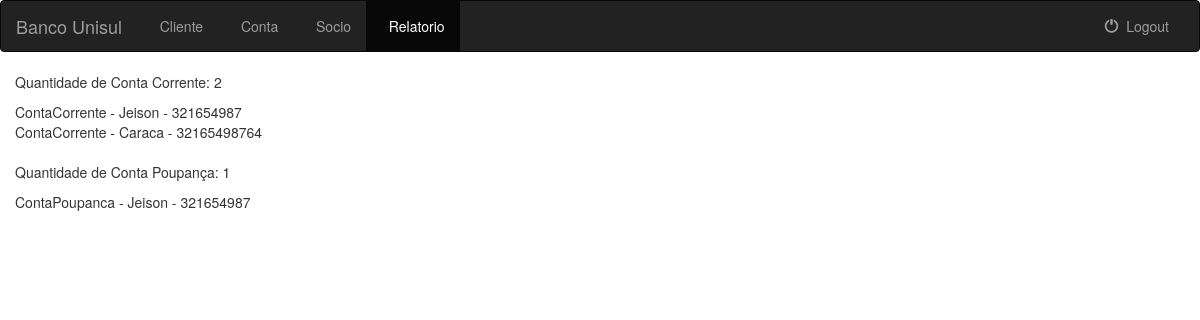
Before: /totalcontas/ (signed in) with the older database file.
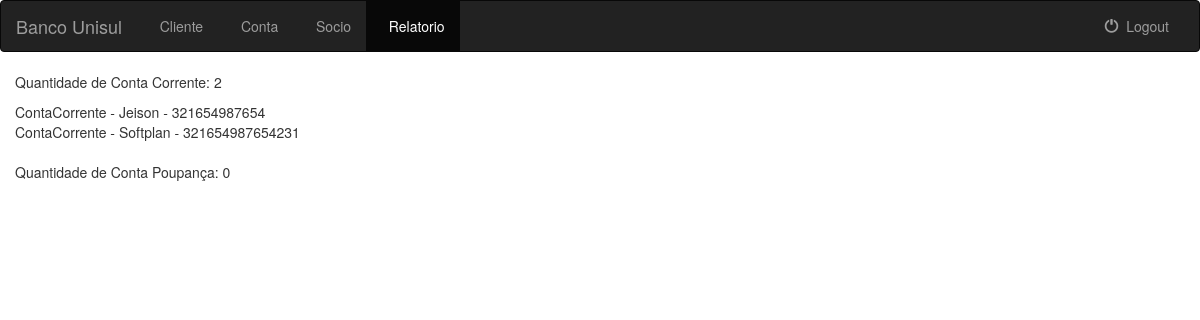
After: the same page with the newer database file.
### banco_unisul/models.py (models this page shows, shortened)
class Conta(models.Model):
    TIPO_CONTA = (
        (1, 'ContaCorrente'),
        (2, 'ContaPoupanca'),
    )
    agencia = models.ForeignKey(Agencia, on_delete=models.CASCADE)
    cliente = models.ForeignKey(Cliente, on_delete=models.CASCADE)
    tpconta = models.IntegerField("Tipo da Conta", choices=TIPO_CONTA)
    saldo = models.IntegerField()
    chespecial = models.IntegerField("Limite cheque especial")
    flespecial = models.BooleanField("Utiliza cheque especial")
    class META:
        unique_together = (("cliente", "tpconta"),)
    def __str__(self):
        try:
            return self.get_tpconta_display() + ' - ' + self.cliente.nome + ' - ' + ClientePF.objects.get(id=self.cliente.id).CPF
        except:
            return self.get_tpconta_display() + ' - ' + self.cliente.nome + ' - ' + ClientePJ.objects.get(id=self.cliente.id).CNPJ

class Cliente(models.Model):
    nome = models.CharField(max_length=200)
    endereco = models.CharField(max_length=200)
    class META:
        abstract = True

class ClientePF(Cliente):
    CPF = models.CharField(max_length=11, unique=True)
    dtnascimento = models.DateField("Data de Nascimento")

class ClientePJ(Cliente):
    CNPJ = models.CharField(max_length=30, unique=True)

### banco_unisul/views.py (the view)
# urls.py: url(r'^totalcontas/$', views.TotalContasView.as_view(), name='totalcontas'),
class TotalContasView(LoginRequiredMixin, generic.ListView):
    model = Trasnferencia
    template_name = 'banco_unisul/totalcontas.html'
    context_object_name = 'conta'
    def get_queryset(self):
        return Conta.objects.all().order_by('tpconta')
    def get_context_data(self, **kwargs):
        context = super(TotalContasView, self).get_context_data(**kwargs)
        context['CC'] = Conta.objects.all().order_by('tpconta').filter(tpconta=1).count()
        context['CP'] = Conta.objects.all().order_by('tpconta').filter(tpconta=2).count()
        return context

### templates/banco_unisul/totalcontas.html (shortened to what this page needs)
{% extends 'banco_unisul/bancointero.html' %}
{% block relatorio %}active{% endblock %}
{% block body %}
    <div class="container-fluid">
        {% if CC >= 1 %}
            <p>
                Quantidade de Conta Corrente: {{ CC }}
            </p>
            {% for c in conta %}
                {% if c.tpconta == 1 %}
                    {{ c }}<br>
                {% endif %}
            {% endfor %}
            <br>
        {% endif %}
        {% if CC >= 1 %}
            <p>
                Quantidade de Conta Poupança: {{ CP }}
            </p>
            {% for c in conta %}
                {% if c.tpconta == 2 %}
                    {{ c }}<br>
                {% endif %}
            {% endfor %}
        {% endif %}
    </div>
{% endblock %}

Changed rows visible on the page:
removed Conta: tpconta+cliente "ContaCorrente - Jeison - 321654987"
removed Conta: tpconta+cliente "ContaCorrente - Caraca - 32165498764"
removed Conta: tpconta+cliente "ContaPoupanca - Jeison - 321654987"
added Conta: tpconta+cliente "ContaCorrente - Jeison - 321654987654"
added Conta: tpconta+cliente "ContaCorrente - Softplan - 321654987654231"
Other visible differences:
{{ CP }}: "1" → "0"
